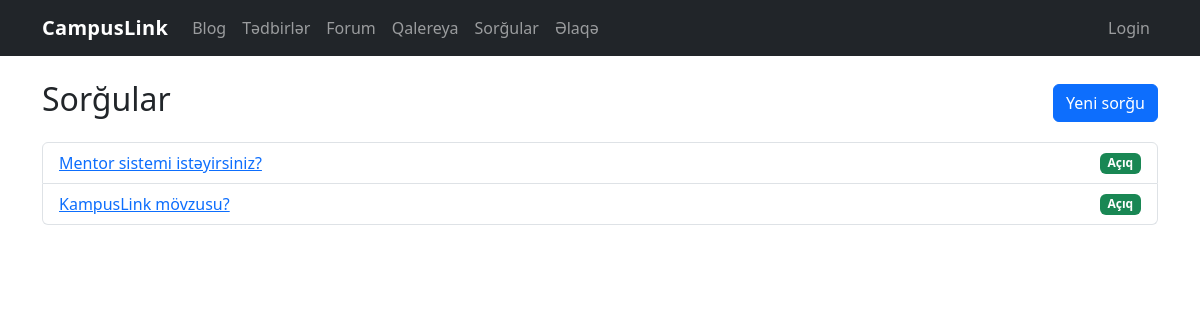
Screenshot of /polls/ with the database file from the repository.
### tables this page shows
CREATE TABLE polls (
            id INTEGER PRIMARY KEY AUTOINCREMENT,
            question TEXT NOT NULL,
            options_json TEXT NOT NULL,
            created_at TEXT NOT NULL,
            is_closed INTEGER NOT NULL DEFAULT 0
        );

### polls.py (the view)
@bp.route("/")
def list_polls():
    db = get_db()
    cursor = db.execute("SELECT * FROM polls ORDER BY id DESC")
    polls = [dict(row) for row in cursor.fetchall()]
    return render_template("polls/list.html", polls=polls)

### database.py (called while the page is built)
def get_db():
    if "db" not in g:
        g.db = sqlite3.connect(DB_PATH)
        g.db.row_factory = sqlite3.Row
    return g.db

### forum.py (called while the page is built, shortened)
def _current_user_display() -> str:
    role = session.get("role") or "guest"
    if role == "admin":
        return (session.get("admin_name") or session.get("user_name") or "Admin").strip() or "Admin"
    if role == "user":
        return (session.get("user_name") or "User").strip() or "User"
    return "Guest"

@bp.app_context_processor
def _inject_forum_auth():
    return {"forum_role": session.get("role") or "guest", "forum_name": _current_user_display()}

def ensure_forum_schema() -> None:
    global _schema_ready
    if _schema_ready:
        return

@bp.before_app_request
def _forum_schema_bootstrap():
    db = get_db()
    db.execute("PRAGMA foreign_keys = ON;")
    ensure_forum_schema()

### polls.py (called while the page is built)
@bp.before_app_request
def ensure_session():
    if "voter_id" not in session:
        session["voter_id"] = secrets.token_hex(8)
    return None

### templates/polls/list.html (shortened to what this page needs)
{% extends "base.html" %}
{% block content %}
  <div class="d-flex justify-content-between align-items-center mb-3">
    <h2>Sorğular</h2>
    <a href="{{ url_for('polls.new') }}" class="btn btn-primary">Yeni sorğu</a>
  </div>
  <ul class="list-group">
    {% for p in polls %}
      <li class="list-group-item d-flex justify-content-between align-items-center">
        <a href="{{ url_for('polls.detail', poll_id=p['id']) }}">{{ p["question"] }}</a>
        {% if p['is_closed'] %}<span class="badge bg-secondary">Bağlı</span>{% else %}<span class="badge bg-success">Açıq</span>{% endif %}
      </li>
    {% else %}
      <li class="list-group-item">Hələ sorğu yoxdur.</li>
    {% endfor %}
  </ul>
{% endblock %}

### static/style.css (style rules this page uses)
body { font-family: system-ui, -apple-system, "Segoe UI", Roboto, Ubuntu, "Helvetica Neue", Arial, "Noto Sans", "Apple Color Emoji", "Segoe UI Emoji"; }

### rows the page displays
polls: question "Mentor sistemi istəyirsiniz?", is_closed "Açıq"
polls: question "KampusLink mövzusu?", is_closed "Açıq"
